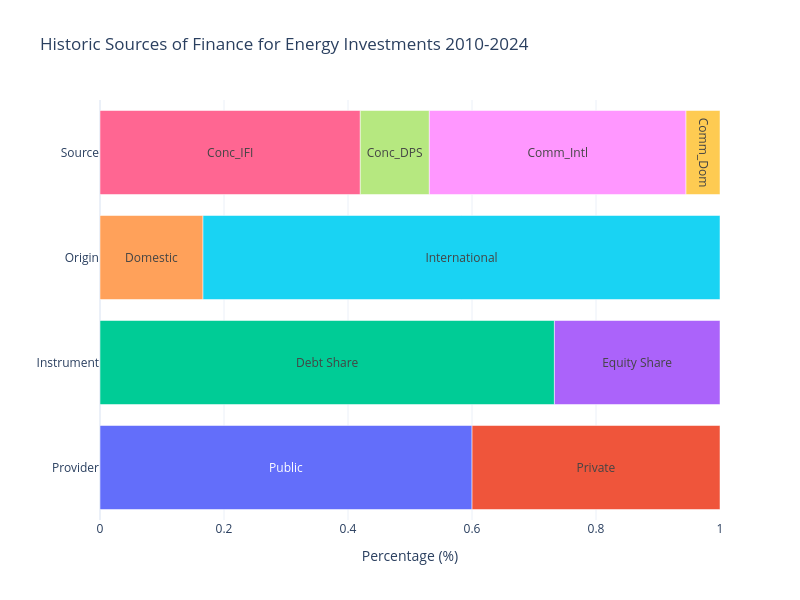

Notebook code cell kept with this figure:
### Markdown cell above
In the following cell we:

- Build horizontal stacked bar charts for percentage distributions.
- Plot each financing dimension as its own category.
- Use custom colors for subcategories.

### Code cell
import pandas as pd

df_provider = financing_sector_shares.loc[["Public", "Private"],:].T
df_instrument = repayment_statistics.loc[("Summary","Total financing volumes"),["Debt Share", "Equity Share"]].to_frame().T
df_origin = financing_sector_shares.loc[["Domestic", "International"],:].T
df_source = hd.get_financing_source_shares().loc[:,"Historical"].to_frame().T

df_provider["Category"] = "Provider"
df_instrument["Category"] = "Instrument"
df_origin["Category"] = "Origin"
df_source["Category"] = "Source"

# Merge 4 dataframes
df_wide = pd.concat([df_provider, df_instrument, df_origin, df_source], ignore_index=True)

df_long = df_wide.melt(
    id_vars="Category",
    var_name="Subcategory",
    value_name="Value"
)

# If some rows have NaN (e.g. because they don't exist in the original data), discard them
df_long = df_long.dropna(subset=["Value"]).reset_index(drop=True)

import plotly.express as px
# color_map = {
#     "Conc IFI": "#99CCFF",
#     "Conc DPS": "#FFCC99",
#     "Comm Intl": "#FF9999",
#     "Comm Dom": "#FFFF99",
#     "Domestic": "#FFCC66",
#     "International": "#66CC99",
#     "Debt": "#99FF99",
#     "Equity": "#66CC66",
#     "Public": "#CCCCFF",
#     "Private": "#CC99FF"
# }

fig = px.bar(
    df_long,
    x="Value",
    y="Category",
    color="Subcategory",
    text="Subcategory",
    orientation="h",
    barmode="relative",  # stack
    color_discrete_map=color_map,
    title="Historic Sources of Finance for Energy Investments 2010-2024",
    labels={"Value": "Percentage (%)", "Category": ""}
)
fig.update_traces(
    # ,      
    textposition="inside",    # put text inside the bar
    insidetextanchor="middle" # center the text vertically
)

fig.update_xaxes(range=[0, 1])

fig.update_layout(
    template="plotly_white",
    showlegend = False,
    width = width,
    height = height,
    # margin=dict(l=0, r=0, t=50, b=0)
)

fig.show()
save_figure(fig)

### Figure 1 — Plotly figure (JSON) as saved in the notebook; plotly's stock layout.template omitted (floating-point values rounded to 4 significant figures)
{"data": [{"alignmentgroup": "True", "hovertemplate": "Subcategory=%{text}<br>Percentage (%)=%{x}<br>=%{y}<extra></extra>", "insidetextanchor": "middle", "legendgroup": "Public", "marker": {"color": "#636efa", "pattern": {"shape": ""}}, "name": "Public", "offsetgroup": "Public", "orientation": "h", "showlegend": true, "text": ["Public"], "textposition": "inside", "type": "bar", "x": [0.6001], "xaxis": "x", "y": ["Provider"], "yaxis": "y"}, {"alignmentgroup": "True", "hovertemplate": "Subcategory=%{text}<br>Percentage (%)=%{x}<br>=%{y}<extra></extra>", "insidetextanchor": "middle", "legendgroup": "Private", "marker": {"color": "#EF553B", "pattern": {"shape": ""}}, "name": "Private", "offsetgroup": "Private", "orientation": "h", "showlegend": true, "text": ["Private"], "textposition": "inside", "type": "bar", "x": [0.3999], "xaxis": "x", "y": ["Provider"], "yaxis": "y"}, {"alignmentgroup": "True", "hovertemplate": "Subcategory=%{text}<br>Percentage (%)=%{x}<br>=%{y}<extra></extra>", "insidetextanchor": "middle", "legendgroup": "Debt Share", "marker": {"color": "#00cc96", "pattern": {"shape": ""}}, "name": "Debt Share", "offsetgroup": "Debt Share", "orientation": "h", "showlegend": true, "text": ["Debt Share"], "textposition": "inside", "type": "bar", "x": [0.7329], "xaxis": "x", "y": ["Instrument"], "yaxis": "y"}, {"alignmentgroup": "True", "hovertemplate": "Subcategory=%{text}<br>Percentage (%)=%{x}<br>=%{y}<extra></extra>", "insidetextanchor": "middle", "legendgroup": "Equity Share", "marker": {"color": "#ab63fa", "pattern": {"shape": ""}}, "name": "Equity Share", "offsetgroup": "Equity Share", "orientation": "h", "showlegend": true, "text": ["Equity Share"], "textposition": "inside", "type": "bar", "x": [0.2671], "xaxis": "x", "y": ["Instrument"], "yaxis": "y"}, {"alignmentgroup": "True", "hovertemplate": "Subcategory=%{text}<br>Percentage (%)=%{x}<br>=%{y}<extra></extra>", "insidetextanchor": "middle", "legendgroup": "Domestic", "marker": {"color": "#FFA15A", "pattern": {"shape": ""}}, "name": "Domestic", "offsetgroup": "Domestic", "orientation": "h", "showlegend": true, "text": ["Domestic"], "textposition": "inside", "type": "bar", "x": [0.1661], "xaxis": "x", "y": ["Origin"], "yaxis": "y"}, {"alignmentgroup": "True", "hovertemplate": "Subcategory=%{text}<br>Percentage (%)=%{x}<br>=%{y}<extra></extra>", "insidetextanchor": "middle", "legendgroup": "International", "marker": {"color": "#19d3f3", "pattern": {"shape": ""}}, "name": "International", "offsetgroup": "International", "orientation": "h", "showlegend": true, "text": ["International"], "textposition": "inside", "type": "bar", "x": [0.8339], "xaxis": "x", "y": ["Origin"], "yaxis": "y"}, {"alignmentgroup": "True", "hovertemplate": "Subcategory=%{text}<br>Percentage (%)=%{x}<br>=%{y}<extra></extra>", "insidetextanchor": "middle", "legendgroup": "Conc_IFI", "marker": {"color": "#FF6692", "pattern": {"shape": ""}}, "name": "Conc_IFI", "offsetgroup": "Conc_IFI", "orientation": "h", "showlegend": true, "text": ["Conc_IFI"], "textposition": "inside", "type": "bar", "x": [0.4198], "xaxis": "x", "y": ["Source"], "yaxis": "y"}, {"alignmentgroup": "True", "hovertemplate": "Subcategory=%{text}<br>Percentage (%)=%{x}<br>=%{y}<extra></extra>", "insidetextanchor": "middle", "legendgroup": "Conc_DPS", "marker": {"color": "#B6E880", "pattern": {"shape": ""}}, "name": "Conc_DPS", "offsetgroup": "Conc_DPS", "orientation": "h", "showlegend": true, "text": ["Conc_DPS"], "textposition": "inside", "type": "bar", "x": [0.1113], "xaxis": "x", "y": ["Source"], "yaxis": "y"}, {"alignmentgroup": "True", "hovertemplate": "Subcategory=%{text}<br>Percentage (%)=%{x}<br>=%{y}<extra></extra>", "insidetextanchor": "middle", "legendgroup": "Comm_Intl", "marker": {"color": "#FF97FF", "pattern": {"shape": ""}}, "name": "Comm_Intl", "offsetgroup": "Comm_Intl", "orientation": "h", "showlegend": true, "text": ["Comm_Intl"], "textposition": "inside", "type": "bar", "x": [0.414], "xaxis": "x", "y": ["Source"], "yaxis": "y"}, {"alignmentgroup": "True", "hovertemplate": "Subcategory=%{text}<br>Percentage (%)=%{x}<br>=%{y}<extra></extra>", "insidetextanchor": "middle", "legendgroup": "Comm_Dom", "marker": {"color": "#FECB52", "pattern": {"shape": ""}}, "name": "Comm_Dom", "offsetgroup": "Comm_Dom", "orientation": "h", "showlegend": true, "text": ["Comm_Dom"], "textposition": "inside", "type": "bar", "x": [0.05479], "xaxis": "x", "y": ["Source"], "yaxis": "y"}], "layout": {"barmode": "relative", "height": 600, "legend": {"title": {"text": "Subcategory"}, "tracegroupgap": 0}, "showlegend": false, "title": {"text": "Historic Sources of Finance for Energy Investments 2010-2024"}, "width": 800, "xaxis": {"anchor": "y", "domain": [0, 1], "range": [0, 1], "title": {"text": "Percentage (%)"}}, "yaxis": {"anchor": "x", "domain": [0, 1], "title": {"text": ""}}}}
